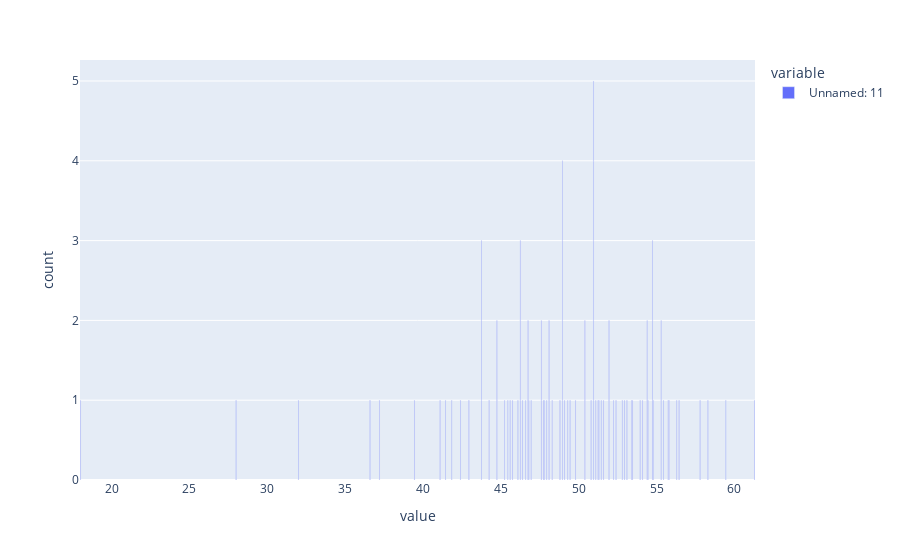

The cell this chart's notebook holds for it:
### Code cell
fig.show()

### Figure 1 — Plotly figure (JSON) as saved in the notebook; plotly's stock layout.template omitted (floating-point values rounded to 4 significant figures)
{"data": [{"alignmentgroup": "True", "hovertemplate": "variable=Unnamed: 11<br>value=%{x}<br>count=%{y}<extra></extra>", "legendgroup": "Unnamed: 11", "marker": {"color": "#636efa"}, "name": "Unnamed: 11", "offsetgroup": "Unnamed: 11", "orientation": "v", "showlegend": true, "textposition": "auto", "type": "bar", "x": [55.8, 61.3, 47.8, 45.25, 43.75, 52.4, 50.4, 51.95, 48.95, 49.1, 48.95, 53.4, 48.1, 54.45, 54.8, 18, 48.1, 49.8, 55.3, 41.45, 59.45, 51.6, 42.4, 54.1, 55.3, 49.3, 46.1, 49.45, 46.25, 42.95, 36.6, 52.95, 44.25, 53.45, 52.25, 50.4, 51.1, 46.8, 55.45, 50.95, 54.75, 48.95, 41.1, 54.4, 46.95, 51.95, 51.45, 51.3, 46.75, 54.75, 47.95, 55.75, 32, 50.95, 50.95, 57.8, 56.3, 37.2, 48.95, 50.8, 46.25, 52.8, 39.45, 46.25, 45.75, 47.6, 51.25, 48.3, 43.75, 47.75, 54.75, 50.95, 46.4, 44.75, 41.85, 54.4, 53.1, 47.6, 50.95, 48.8, 56.45, 43.75, 53.95, 45.6, 46.6, 46.75, 45.45, 44.75, 58.3, 28], "xaxis": "x", "y": [1, 1, 1, 1, 1, 1, 1, 1, 1, 1, 1, 1, 1, 1, 1, 1, 1, 1, 1, 1, 1, 1, 1, 1, 1, 1, 1, 1, 1, 1, 1, 1, 1, 1, 1, 1, 1, 1, 1, 1, 1, 1, 1, 1, 1, 1, 1, 1, 1, 1, 1, 1, 1, 1, 1, 1, 1, 1, 1, 1, 1, 1, 1, 1, 1, 1, 1, 1, 1, 1, 1, 1, 1, 1, 1, 1, 1, 1, 1, 1, 1, 1, 1, 1, 1, 1, 1, 1, 1, 1], "yaxis": "y"}], "layout": {"barmode": "relative", "legend": {"title": {"text": "variable"}, "tracegroupgap": 0}, "margin": {"t": 60}, "xaxis": {"anchor": "y", "domain": [0, 1], "title": {"text": "value"}}, "yaxis": {"anchor": "x", "domain": [0, 1], "title": {"text": "count"}}}}
